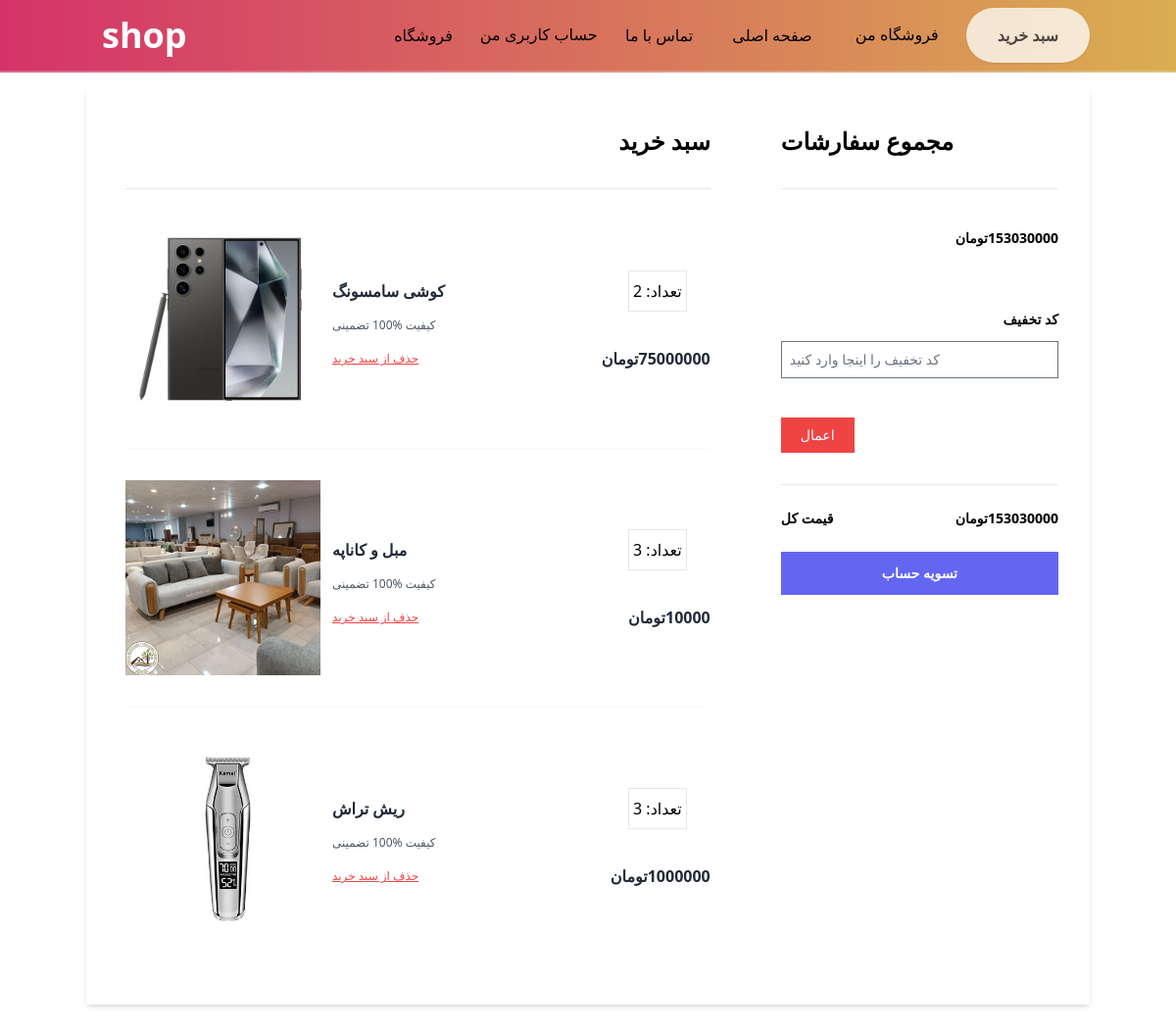
Screenshot of /cart/ (signed in) with the database file from the repository.
### shop/models.py (models this page shows, shortened)
class CartItem(models.Model):
    user = models.ForeignKey(MyUser, on_delete=models.CASCADE)
    product = models.ForeignKey(Product, on_delete=models.CASCADE)
    quantity = models.PositiveIntegerField(default=0)
    is_paid = models.BooleanField(default=False)
    publish = models.DateTimeField(default=timezone.now)

class Product(models.Model):
    STATUS_CHOICES = (
        ('p', 'publish'),
        ('d', 'draft')
    )
    owner = models.ForeignKey(MyUser ,on_delete=models.CASCADE, related_name="owner")
    title = models.CharField(max_length=20)
    slug = models.CharField(max_length=20)
    desc = models.TextField()
    tedad = models.IntegerField()
    price = models.IntegerField()
    category = models.ForeignKey(Category, on_delete=models.CASCADE ,related_name="post")
    image = models.ImageField(upload_to='productimage/')
    num = models.CharField(max_length=20 ,blank=True, null=True)
    publish = models.DateTimeField(default=timezone.now)
    status = models.CharField(max_length=1, choices=STATUS_CHOICES)

### shop/views.py (the view)
# urls.py: path('cart/', view_cart, name='view_cart'),
@login_required(login_url='/login/')
def view_cart(request):
    cart_items = CartItem.objects.filter(user=request.user)
    total_price = sum(item.product.price * item.quantity for item in cart_items)
    return render(request, 'cart/cart.html', {'cart_items': cart_items, 'total_price': total_price})

### shop/templates/cart/cart.html (shortened to what this page needs)
{% include "base/style.html" %}
{% include "base/header.html" %}
<br><br>
<div class="container mx-auto mt-10">
  <div class="sm:flex shadow-md my-10">
    <div class="  w-full  sm:w-4/4 bg-white px-10 py-10">
      <div class="flex justify-between border-b pb-8">
        <h2 class="font-semibold text-2xl">سبد خرید</h2>
      </div>
        {% for item in cart_items %}
      <div class="md:flex items-strech py-8 md:py-10 lg:py-8 border-t border-gray-50">
        <div class="md:w-4/12 2xl:w-1/4 w-full">
          <img src="{{ item.product.image.url }}" alt="Black Leather Purse" class="h-full object-center object-cover md:block hidden" />
        </div>
        <div class="md:pl-3 md:w-8/12 2xl:w-3/4 flex flex-col justify-center">
          <div class="flex items-center justify-between w-full">
            <p class="text-base font-black leading-none text-gray-800">{{ item.product.title }}</p>
            <div aria-label="Select quantity" class="py-2 px-1 border border-gray-200 mr-6 focus:outline-none">
                 {{ item.quantity }} :تعداد
            </div>
          </div>
          <p class="w-96 text-xs leading-3 mt-2 text-gray-600">کیفیت %100 تضمینی</p>
          <div class="flex items-center justify-between pt-5">
            <div class="flex itemms-center">
                <a href="{% url 'shop:remove_from_cart' item.id %}">
                    <p class="text-xs leading-3 underline text-red-500  cursor-pointer">حذف از سبد خرید</p>
                </a>
            </div>
              <span class="text-base font-black leading-none text-gray-800"><span class="flex"><p>تومان</p> {{ item.product.price }} </span>
          </div>
        </div>
      </div>
{% endfor %}
{% if cart_items %}
    </div>
    <div id="summary" class=" w-full   sm:w-1/4   md:w-1/2     px-8 py-10">
      <h1 class="font-semibold text-2xl border-b pb-8">مجموع سفارشات</h1>
      <div class="flex justify-between mt-10 mb-5">
        <span class="font-semibold text-sm">             <span class="flex"><p>تومان</p> {{ total_price }}  </span>
</span>
      </div>
      <div class="py-10 text-right items-right justify-right">
        <label
              for="promo"
              class="font-semibold inline-block mb-3 text-sm uppercase"
            >
              کد تخفیف
            </label>
        <input
              type="text"
              id="promo"
              placeholder="کد تخفیف را اینجا وارد کنید"
              class="p-2 text-sm w-full"
            />
      </div>
      <button class="bg-red-500 hover:bg-red-600 px-5 py-2 text-sm text-white uppercase">
            اعمال
          </button>
      <div class="border-t mt-8">
        <div class="flex font-semibold justify-between py-6 text-sm uppercase">
          <span>قیمت کل</span>
             <span class="flex"><p>تومان</p> {{ total_price }}  </span>
        </div>
        <button class="bg-indigo-500 font-semibold hover:bg-indigo-600 py-3 text-sm text-white uppercase w-full">
              تسویه حساب
            </button>
      </div>
    </div>
{% endif %}
  </div>
</div>

### rows the page displays
CartItem: product.image (picture), product "کوشی سامسونگ", quantity "2", product.price "75000000"
CartItem: product.image (picture), product "مبل و کاناپه", quantity "3", product.price "10000"
CartItem: product.image (picture), product "ریش تراش", quantity "3", product.price "1000000"

### other values shown
{{ total_price }} "153030000"
